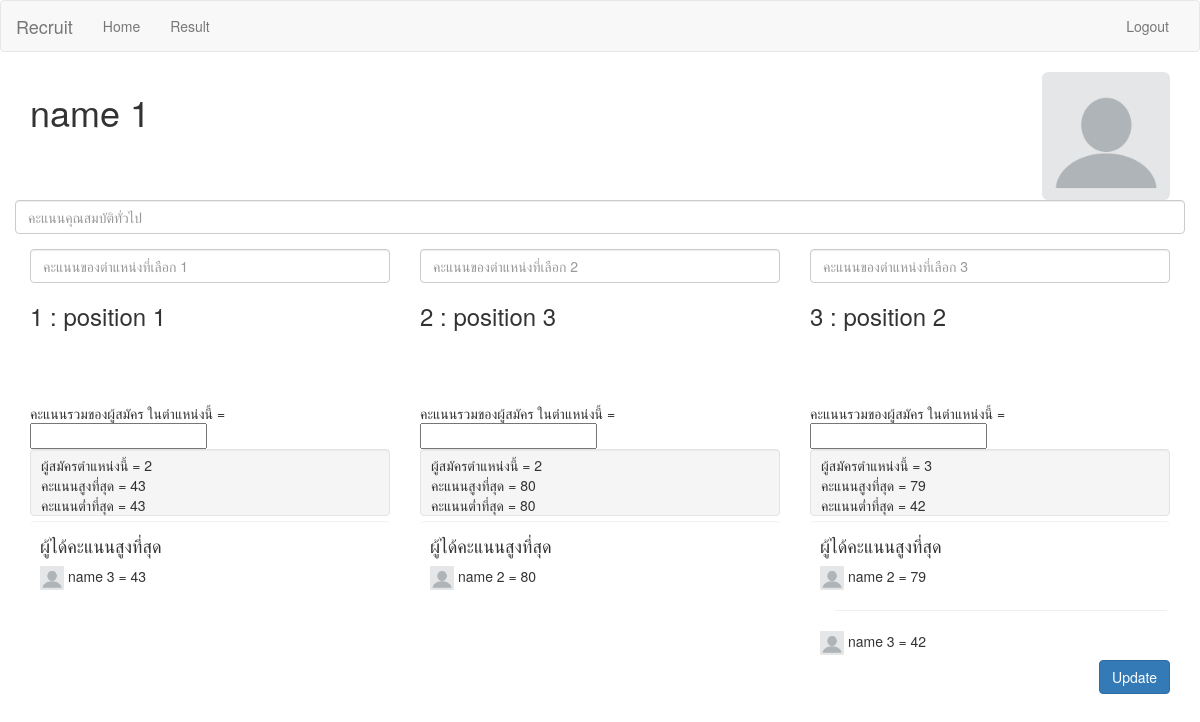
/score.php?id=1 (signed in), run on the app's committed database.
### tables this page shows
CREATE TABLE `member` (
  `id` int(11) NOT NULL,
  `name` varchar(80) NOT NULL
);

CREATE TABLE `position_has_member` (
  `position_id` int(11) NOT NULL,
  `member_id` int(11) NOT NULL,
  `order` int(11) NOT NULL,
  `score` float DEFAULT NULL,
  `base` float DEFAULT NULL,
  `total` float DEFAULT NULL
);

CREATE TABLE `position` (
  `id` int(11) NOT NULL,
  `title` varchar(255) DEFAULT NULL,
  `total` int(11) DEFAULT NULL
);

### inc/utils.php (called while the page is built, shortened)
<?php
function db_query_result($sql){
  global $conn,$debug;
  if($result = mysqli_query($conn, $sql)){
    if(mysqli_num_rows($result) > 0){
      return $result;
    } else {
      return null;
    }
  } else {
    return null;
  }
}
function getTop3PosById($pos_id){
  $sql="SELECT * FROM member,position_has_member
            WHERE position_id = ".$pos_id."
                AND position_has_member.total!='null'
                AND member.id=position_has_member.member_id
            ORDER BY score DESC LIMIT 5";
  return db_query_result($sql);
}
function getTotalNumByPosId($pos_id){
  $sql="SELECT count(*) as total FROM `position_has_member` WHERE `position_id` = ".$pos_id;
  $result=db_query_result($sql);
  if ($result!=null) {
    while($row = mysqli_fetch_array($result)){
        return $row['total'];
    }
  } else {
    return "0";
  }
}
function getMaxScoreByPosId($pos_id) {
  $sql="SELECT MAX(total) as max FROM `position_has_member` WHERE `position_id` = ".$pos_id;
  $result=db_query_result($sql);
  if ($result!=null) {
    while($row = mysqli_fetch_array($result)){
        return $row['max'];
    }
  } else {
    return "0";
  }
}
function getMinScoreByPosId($pos_id) {
  $sql="SELECT MIN(total) as min FROM `position_has_member` WHERE `position_id` = ".$pos_id;
  $result=db_query_result($sql);
  if ($result!=null) {
    while($row = mysqli_fetch_array($result)){
        return $row['min'];
    }
  } else {
    return "0";
  }
}
function getPositionNameById($id) {
  $sql="SELECT title FROM position WHERE id=".$id." LIMIT 1";
  $result=db_query_result($sql);
  if ($result!=null) {
    while($row = mysqli_fetch_array($result)){
        return $row['title'];
    }
  } else {
    return "?";
  }
}
function getPositionTotalById($id) {
  $sql="SELECT total FROM position WHERE id=".$id." LIMIT 1";
  $result=db_query_result($sql);
  if ($result!=null) {
    while($row = mysqli_fetch_array($result)){
        return $row['total'];
    }
  } else {
    return "0";
  }
}
function getImageProfile($id) {
  $result=file_exists("img/".$id.".png");
  if ($result==false) {
    $file="0.png";
    return $file;
  } else {
    $file=$id.".png";
    return $file;
  }
}
  ?>
  <?
function getMemberPosById($memid){
    $sql="SELECT member.id,position_has_member.position_id,position.title,position_has_member.order,position_has_member.score,position_has_member.base,position_has_member.total
              FROM member,position,position_has_member
              WHERE member.id=position_has_member.member_id
              AND member.id=position_has_member.member_id
              AND position.id=position_has_member.position_id
              AND member.id=".$memid."
              ORDER BY position_has_member.order ASC";
    return db_query_result($sql);
}
function getMemberById($id){
  $sql="SELECT * FROM member WHERE id=".$id." LIMIT 1";
  return db_query_result($sql);
}
      ?>

### inc/config.php (called while the page is built, shortened)
<?php
$debug=false;

### score.php (the view, shortened to what this page needs)
<?php
include "inc/config.php";
include "inc/utils.php";
include "inc/header.php";
$result=getMemberById($_GET["id"]);
if ($result!=null) {
    while($row = mysqli_fetch_array($result)){
      $result_pos=getMemberPosById($_GET["id"]);
?>
<form method="get" action="score.php">
<div class="row">
  <div class="col-sm-12 col-md-12 col-lg-12">
    <div class="profile image">
      <img width="128px" class="img-circle profile" src="img/<?=getImageProfile($_GET["id"]);?>">
    </div>
    <div class="profile name">
      <h1><?=$row['name'];?></h1>
    </div>
  </div>
</div>
<div class="row">
<?php
      $i=1;
      while($row_pos = mysqli_fetch_array($result_pos)){
        if ($i==1) {
?>
<div class="form-group">
  <input type="number" class="form-control" id="score_0" placeholder="คะแนนคุณสมบัติทั่วไป" name="score_0" value="<?=$row_pos['base'];?>" min="0" max="35" step="1" required>
</div>
<?
        }
?>
<div class="col-sm-3 col-md-4 col-lg-4">
  <div class="rank">
    <div class="form-group">
      <input type="number" class="form-control" id="score_<?=$i;?>" placeholder="คะแนนของตำแหน่งที่เลือก <?=$i;?>" name="score_<?=$i;?>" value="<?=$row_pos['score'];?>" min="0" max="65" step="1" required>
    </div>
  </div>
  <div class="">
    <div class="position-title">
      <h3><?=$i;?> : <?=getPositionNameById($row_pos['position_id']);?></h3>
    </div>
    <div class="rank">
      คะแนนรวมของผู้สมัคร ในตำแหน่งนี้ =
      <input type="number" id="total_<?=$i;?>" name="total_<?=$i;?>" value="<?=$row_pos['total'];?>" readonly>
      <div class="well">
        <div class="row">ผู้สมัครตำแหน่งนี้ = <?=getTotalNumByPosId($row_pos['position_id']); ?></div>
        <div class="row">คะแนนสูงที่สุด = <?=getMaxScoreByPosId($row_pos['position_id']); ?></div>
        <div class="row">คะแนนต่ำที่สุด = <?=getMinScoreByPosId($row_pos['position_id']); ?></div>
      </div>
      <div class="well candidate">
        <div class="row">
          <h4>ผู้ได้คะแนนสูงที่สุด</h4>
        </div>
        <?php
            $result_top_pos=getTop3PosById($row_pos['position_id']);
            if ($result_top_pos!=null) {
              $pos_total=getPositionTotalById($row_pos['position_id']);
              $ii=1;
              while($row_top_pos = mysqli_fetch_array($result_top_pos)){
        ?>
        <div class="row">
          <div class="col-sm">
            <img class="img-circle" width="24px" src="img/<?=getImageProfile($row_top_pos['id']);?>"> <?=$row_top_pos['name'];?> = <?=$row_top_pos['total'];?>
          </div>
        </div>
        <?
                if ($ii==$pos_total) {
                  ?><hr><?
                }
                $ii++;
              }
            }
        ?>
        </div>
      </div>
    </div>
  </div>
  <?php
            $i++;
        }
  ?>
</div>
<button type="submit" class="btn btn-default btn-primary pull-right" name="submit">Update</button>
</form>
<?php
      }
    }
?>

### data on the page
member: name "name 1"
position_has_member: position.title "position 1", position_id "2", position_id "43"
position_has_member: member.name "name 3", total "43"
position_has_member: position.title "position 3", position_id "2", position_id "80"
position_has_member: member.name "name 2", total "80"
position_has_member: position.title "position 2", position_id "3", position_id "79", position_id "42"
position_has_member: member.name "name 2", total "79"
position_has_member: member.name "name 3", total "42"
